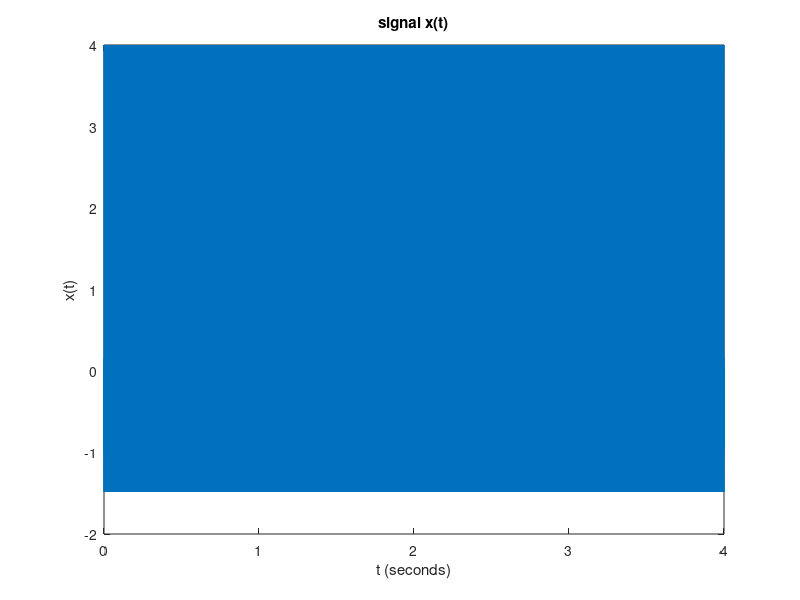
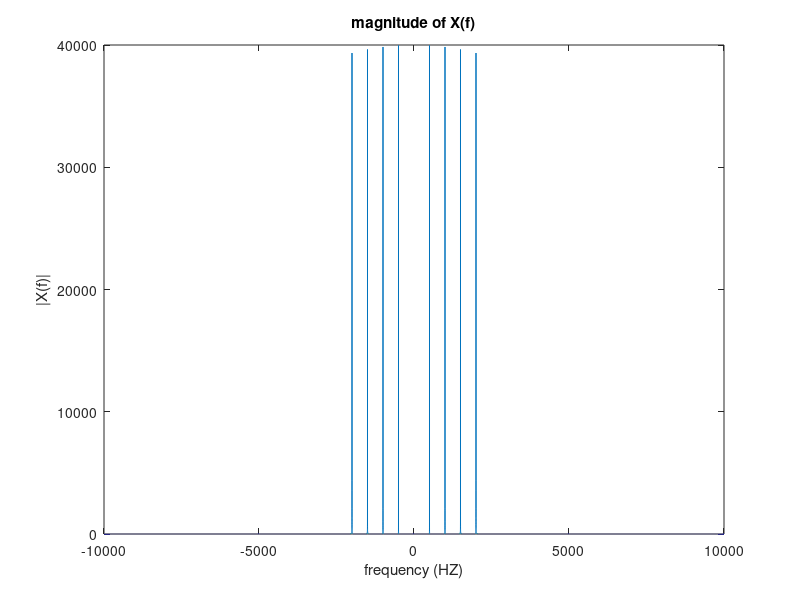
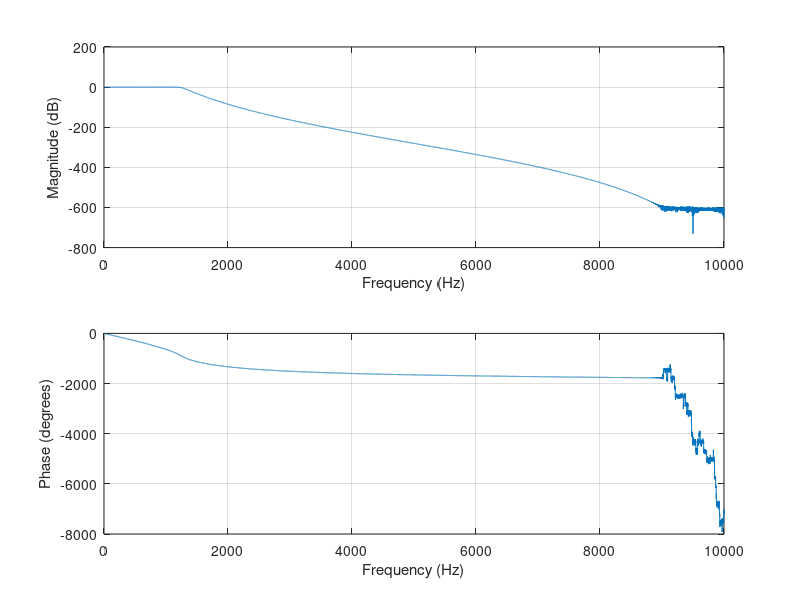
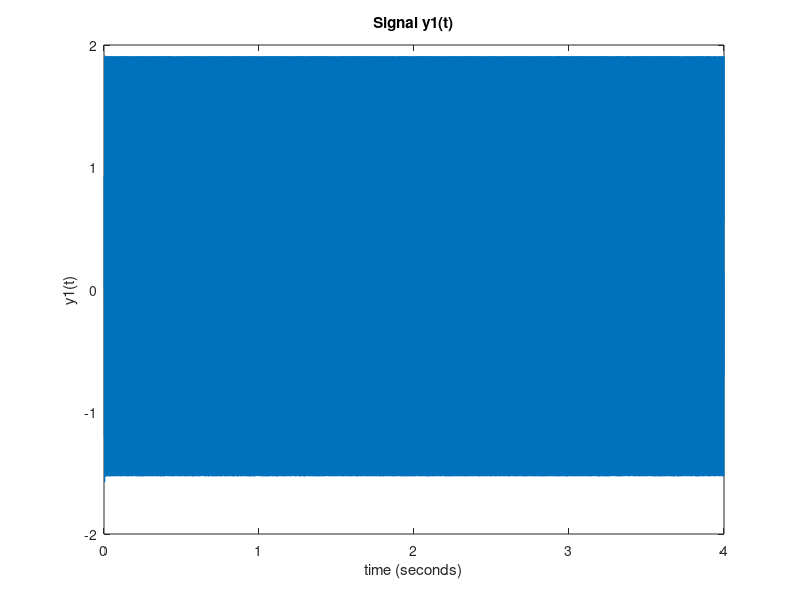

Here is the MATLAB script that generated these plots, in order:
clc, clearvars, close all;
fs = 10*2000; %sampling frequency
t = 0:1/fs:4;
% 1
f1 = 500;
f2 = 1000;
f3 = 1500;
f4 = 2000;
x_t = cos(2*pi*f1*t) + cos(2*pi*f2*t) + cos(2*pi*f3*t) + cos(2*pi*f4*t);
% 2
audiowrite('xt.wav', x_t, fs);
% 3
figure;
plot(t, x_t);
title('signal x(t)');
xlabel('t (seconds)');
ylabel('x(t)');
% 4
E_t = sum(abs(x_t).^2) * (1/fs);
% 5
X_f = fft(x_t);
% 6
N = length(X_f); % Number of samples
f = (-fs/2):(fs/N):(fs/2-fs/N);
X_f_shifted = fftshift(X_f);
figure;
plot(f,abs(X_f_shifted));
title('magnitude of X(f)');
xlabel('frequency (HZ)');
ylabel('|X(f)|');
% 7
E_freq = (sum(abs(X_f).^2) / N) * (1/fs);
disp(['Time-domain energy E_t: ', num2str(E_t)]);
disp(['Frequency-domain energy E_freq: ', num2str(E_freq)]);
% Check if energies match
if abs(E_t - E_freq) < 1e-10 % Tolerance for numerical precision
    disp('Parseval''s theorem verified');
else
    disp('Parseval''s theorem not verified');
end
% 8
filter_order = 20;
f_cutoff = 1250;
wn = f_cutoff / (fs/2); % normalized (0 to 1 scale)
[low_b, low_a] = butter(filter_order , wn , "low");
% 9
figure;
freqz(low_b, low_a, fs, fs);
% 10
y1_t = filter(low_b, low_a, x_t);
% 11
audiowrite('y1_t.wav', y1_t, fs);
% 12
figure;
plot(t,y1_t);
title('Signal y1(t)');
xlabel('time (seconds)');
ylabel('y1(t)');
% 13
Ey1_t = sum(abs(y1_t).^2) * (1/fs);
% 14
Y1_f = fft(y1_t);
% 15
N2 = length(Y1_f); % Number of samples
f = (-fs/2):(fs/N2):(fs/2-fs/N2);
Y1_f_shifted = fftshift(Y1_f);
figure;
plot(f,abs(Y1_f_shifted));
title('magnitude of Y1(f)');
xlabel('frequency (HZ)');
ylabel('|Y1(f)|');
% 16
Ey1_freq = (sum(abs(Y1_f).^2) / N2) * (1/fs);
disp(['Time-domain energy Ey1_t: ', num2str(Ey1_t)]);
disp(['Frequency-domain energy Ey1_freq: ', num2str(Ey1_freq)]);
% Check if energies match
if abs(Ey1_t - Ey1_freq) < 1e-10 % Tolerance for numerical precision
    disp('Parseval''s theorem verified');
else
    disp('Parseval''s theorem not verified');
end
% 17
f_cutoff_hp = 1250; 
wn_hp = f_cutoff_hp / (fs/2); % Normalized frequency
[high_b, high_a] = butter(filter_order, wn_hp, "high");
sos_high = tf2sos(high_b, high_a);
% 18
figure;
freqz(high_b, high_a, fs, fs);
title('Butterworth High-Pass Filter: Magnitude and Phase Response');

% 19
% Apply the signal x(t) to the Butterworth HPF
y2_t = sosfilt(sos_high,x_t);

% 20
audiowrite('y2_t.wav', y2_t, fs);

% 21
% Plot the signal y2_t versus time t
figure;
plot(t, y2_t);
title('Signal y2(t) (High-Pass Filtered)');
xlabel('Time (seconds)');
ylabel('y2(t)');

% 22
Ey2_t = sum(abs(y2_t).^2) * (1/fs);
disp(['Time-domain energy Ey2_t: ', num2str(Ey2_t)]);

% 23
Y2_f = fft(y2_t);

% 24
% Plot the magnitude of Y2(f) in the frequency range -fs/2 to fs/2
N3 = length(Y2_f); % Number of samples
f = (-fs/2):(fs/N3):(fs/2-fs/N3);
Y2_f_shifted = fftshift(Y2_f);
figure;
plot(f, abs(Y2_f_shifted));
title('Magnitude of Y2(f)');
xlabel('Frequency (Hz)');
ylabel('|Y2(f)|');

% 25
Ey2_freq = (sum(abs(Y2_f).^2) / N3) * (1/fs);
disp(['Frequency-domain energy Ey2_freq: ', num2str(Ey2_freq)]);

% Verify Parseval's theorem
if abs(Ey2_t - Ey2_freq) < 1e-10 % Tolerance for numerical precision
    disp('Parseval''s theorem verified for y2(t)');
else
    disp('Parseval''s theorem not verified for y2(t)');
end

